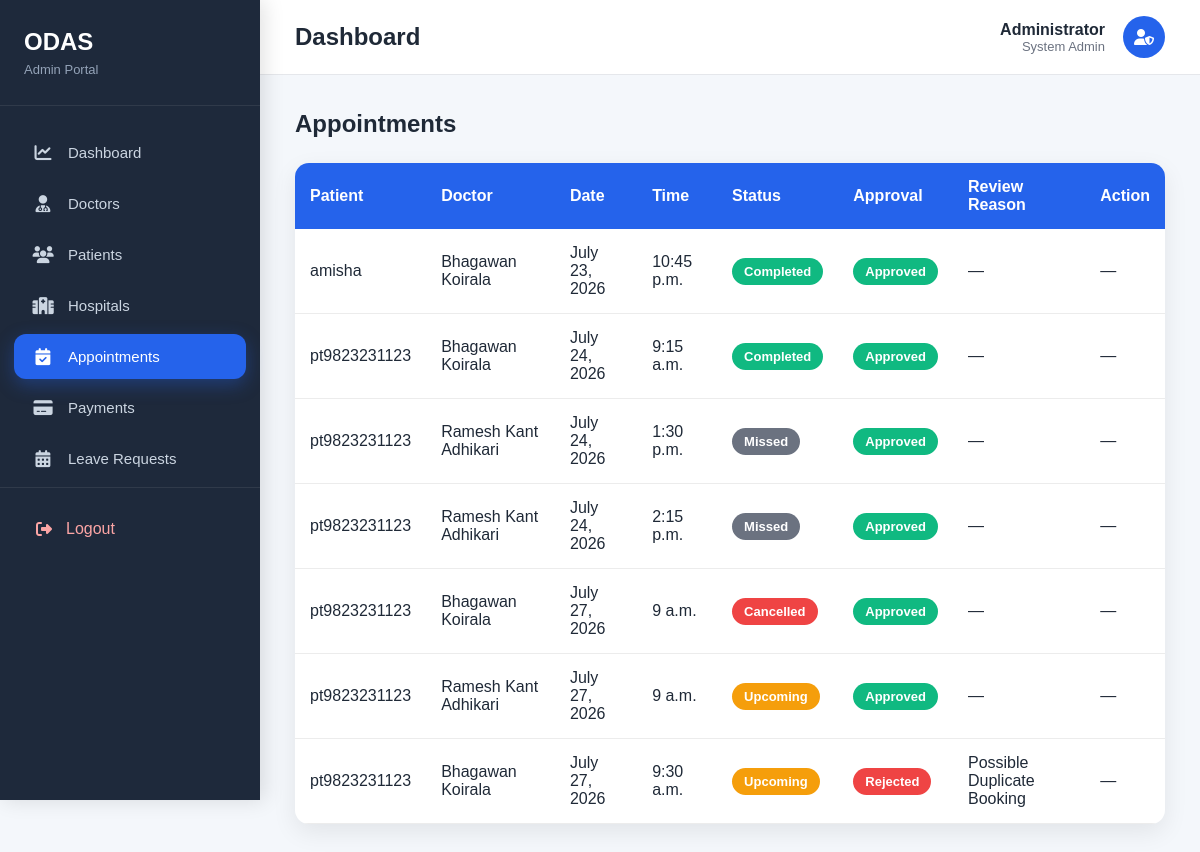
Screenshot of /admin-dashboard/appointments/ (signed in) with the database file from the repository.
### appointment/models.py (models this page shows, shortened)
class Appointment(models.Model):
    appointment_id = models.AutoField(primary_key=True)
    appointment_date = models.DateField()
    appointment_time = models.TimeField()
    STATUS_CHOICES = [
        ('upcoming', 'Upcoming'),
        ('missed', 'Missed'),
        ('completed', 'Completed'),
        ('cancelled', 'Cancelled'),
    ]
    APPROVAL_CHOICES = [
        ("approved", "Approved"),
        ("review", "Needs Review"),
        ("rejected", "Rejected"),
    ]
    status = models.CharField(
        max_length=20,
        choices=STATUS_CHOICES,
        default='upcoming'
    )
    approval_status = models.CharField(
        max_length=20,
        choices=APPROVAL_CHOICES,
        default="approved",
    )
    review_reason = models.CharField(
        max_length=255,
        blank=True,
    )
    patient = models.ForeignKey(
        User,
        on_delete=models.CASCADE,
        null=True,
        blank=True
    )
    doctor = models.ForeignKey(
        Doctor,
        on_delete=models.CASCADE
    )
    class Meta:
        unique_together = ('doctor', 'appointment_date', 'appointment_time')

### doctors/models.py (models this page shows, shortened)
class Doctor(models.Model):
    doctor_id = models.AutoField(primary_key=True)
    user = models.OneToOneField(User, on_delete=models.CASCADE, null=True, blank=True)
    name = models.CharField(max_length=100)
    qualification = models.CharField(max_length=100)
    specialization = models.CharField(max_length=100)
    experience_years = models.PositiveIntegerField(default=0)
    hospital = models.ForeignKey('hospitals.Hospital', on_delete=models.CASCADE, null=True, blank=True)
    department = models.ForeignKey('hospitals.Department', on_delete=models.CASCADE, null=True, blank=True)
    email = models.EmailField(unique=True)
    fees = models.DecimalField(max_digits=8, decimal_places=2)
    phone = models.CharField(max_length=13)
    a_status = models.BooleanField(default=True)

### admin_dashboard/views.py (the view)
# urls.py: path('appointments/', views.admin_appointments, name='admin_appointments'),
@login_required
@login_required
def admin_appointments(request):
    appointments = (
        Appointment.objects
        .select_related("patient", "doctor")
        .order_by("appointment_date", "appointment_time")
    )
    status = request.GET.get("status")
    date_filter = request.GET.get("filter")
    selected_date = request.GET.get("date")
    if status:
        appointments = appointments.filter(status=status)
    if date_filter == "today":
        today = timezone.now().date()
        appointments = appointments.filter(
            appointment_date=today
        )
    if selected_date:
        appointments = appointments.filter(
            appointment_date=selected_date
        )
    return render(
        request,
        "admin_dashboard/appointments.html",
        {
            "appointments": appointments,
            "selected_date": selected_date,
        }
    )

### doctors/context_processors.py (called while the page is built)
def doctor_context(request):
    if request.user.is_authenticated:
        try:
            doctor = Doctor.objects.get(user=request.user)
            return {"doctor": doctor}
        except Doctor.DoesNotExist:
            pass
    return {}

### admin_dashboard/templates/admin_dashboard/appointments.html (shortened to what this page needs)
{% extends "admin_dashboard/base.html" %}
{% block content %}
<div class="page-header">
    <h2>Appointments</h2>
</div>
<div class="table-card">
<table>
    <thead>
        <tr>
            <th>Patient</th>
            <th>Doctor</th>
            <th>Date</th>
            <th>Time</th>
            <th>Status</th>
            <th>Approval</th>
            <th>Review Reason</th>
            <th>Action</th>
        </tr>
    </thead>
    <tbody>
    {% for appointment in appointments %}
        <tr>
            <td>{{ appointment.patient.username }}</td>
            <td>{{ appointment.doctor.name }}</td>
            <td>{{ appointment.appointment_date }}</td>
            <td>{{ appointment.appointment_time }}</td>
            <td>
                {% if appointment.status == "completed" %}
                    <span class="badge badge-completed">Completed</span>
                {% elif appointment.status == "upcoming" %}
                    <span class="badge badge-upcoming">Upcoming</span>
                {% elif appointment.status == "cancelled" %}
                    <span class="badge badge-cancelled">Cancelled</span>
                {% elif appointment.status == "missed" %}
                    <span class="badge badge-missed">Missed</span>
                {% else %}
                    {{ appointment.status }}
                {% endif %}
            </td>
            <td>
                {% if appointment.approval_status == "approved" %}
                    <span class="badge badge-approved">
                        Approved
                    </span>
                {% elif appointment.approval_status == "review" %}
                    <span class="badge badge-review">
                        Needs Review
                    </span>
                {% elif appointment.approval_status == "rejected" %}
                    <span class="badge badge-rejected">
                        Rejected
                    </span>
                {% endif %}
            </td>
            <td>
                {% if appointment.review_reason %}
                    {{ appointment.review_reason }}
                {% else %}
                    —
                {% endif %}
            </td>
            <td>
                {% if appointment.approval_status == "review" %}
                   <a href="{% url 'admin_approve_appointment' appointment.appointment_id %}"
                    class="btn btn-success btn-sm">
                        Approve
                    </a>
                    <a href="{% url 'admin_reject_appointment' appointment.appointment_id %}"
                    class="btn btn-danger btn-sm">
                        Reject
                    </a>
                {% else %}
                    —
                {% endif %}
            </td>
        </tr>
    {% empty %}
        <tr>
            <td colspan="8" class="empty-row">
                No appointments found.
            </td>
        </tr>
    {% endfor %}
    </tbody>
</table>
</div>
{% endblock %}

### admin_dashboard/templates/admin_dashboard/base.html (style rules this page uses)
* { margin:0; padding:0; box-sizing:border-box; }
body { font-family:Arial, Helvetica, sans-serif; background:#f4f7fb; color:#1f2937; }

### admin_dashboard/templates/admin_dashboard/appointments.html (style rules this page uses)
.page-header { display:flex; justify-content:space-between; align-items:center; margin-bottom:25px; }
.page-header h2 { margin:0; color:#1f2937; }
.table-card { background:#fff; border-radius:14px; overflow:hidden; box-shadow:0 8px 24px rgba(0,0,0,.08); }
table { width:100%; border-collapse:collapse; }
thead { background:#2563eb; color:white; }
th { padding:15px; text-align:left; font-weight:600; }
td { padding:15px; border-bottom:1px solid #ececec; }
.badge { padding:6px 12px; border-radius:20px; color:white; font-size:13px; font-weight:600; display:inline-block; }
.badge-completed { background:#10b981; }
.badge-upcoming { background:#f59e0b; }
.badge-cancelled { background:#ef4444; }
.badge-missed { background:#6b7280; }
.badge-approved { background:#10b981; }
.badge-rejected { background:#ef4444; }

### rows the page displays
Appointment: patient.username "amisha", doctor.name "Bhagawan Koirala", appointment_date "July 23, 2026", appointment_time "10:45 p.m.", status "Completed", approval_status "Approved"
Appointment: patient.username "pt9823231123", doctor.name "Bhagawan Koirala", appointment_date "July 24, 2026", appointment_time "9:15 a.m.", status "Completed", approval_status "Approved"
Appointment: patient.username "pt9823231123", doctor.name "Ramesh Kant Adhikari", appointment_date "July 24, 2026", appointment_time "1:30 p.m.", status "Missed", approval_status "Approved"
Appointment: patient.username "pt9823231123", doctor.name "Ramesh Kant Adhikari", appointment_date "July 24, 2026", appointment_time "2:15 p.m.", status "Missed", approval_status "Approved"
Appointment: patient.username "pt9823231123", doctor.name "Bhagawan Koirala", appointment_date "July 27, 2026", appointment_time "9 a.m.", status "Cancelled", approval_status "Approved"
Appointment: patient.username "pt9823231123", doctor.name "Ramesh Kant Adhikari", appointment_date "July 27, 2026", appointment_time "9 a.m.", status "Upcoming", approval_status "Approved"
Appointment: patient.username "pt9823231123", doctor.name "Bhagawan Koirala", appointment_date "July 27, 2026", appointment_time "9:30 a.m.", status "Upcoming", approval_status "Rejected", review_reason "Possible Duplicate Booking"
